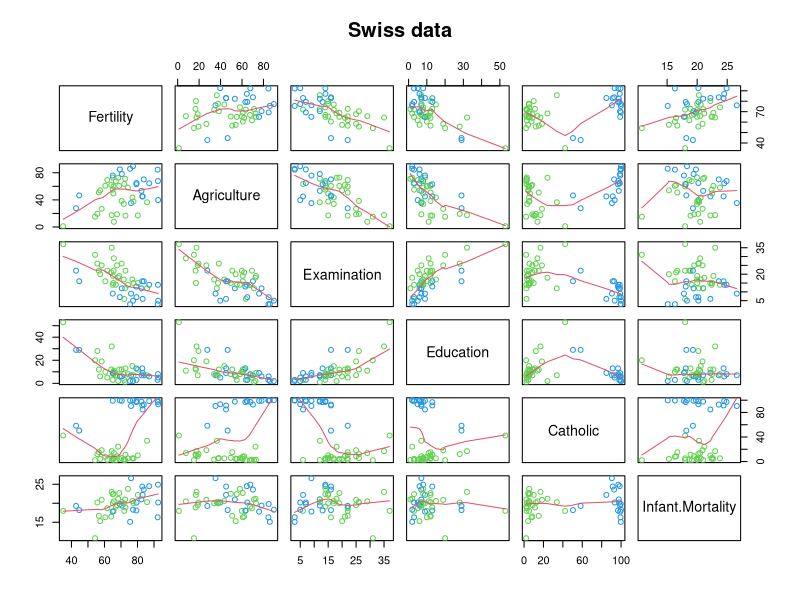
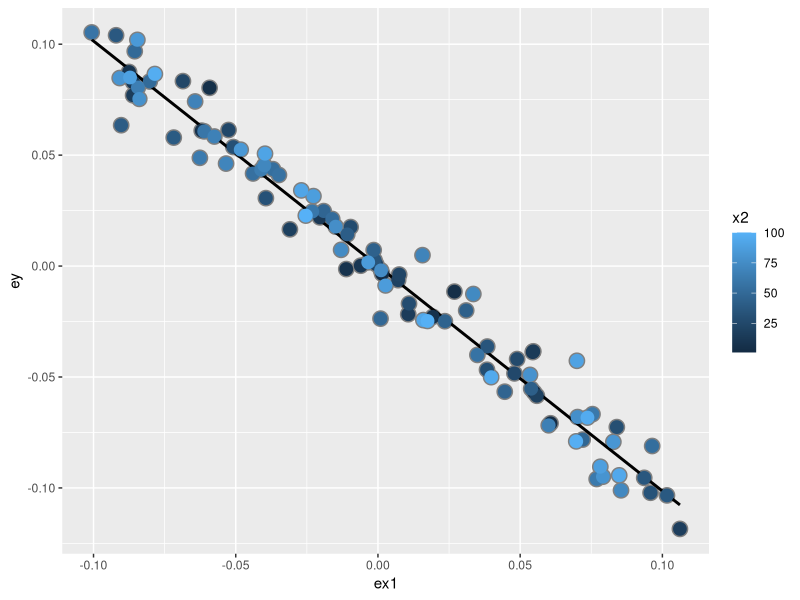
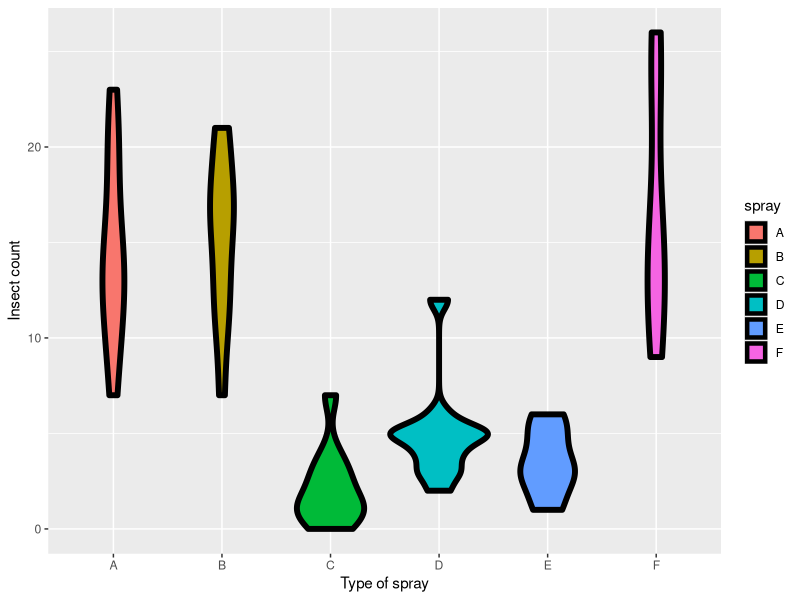
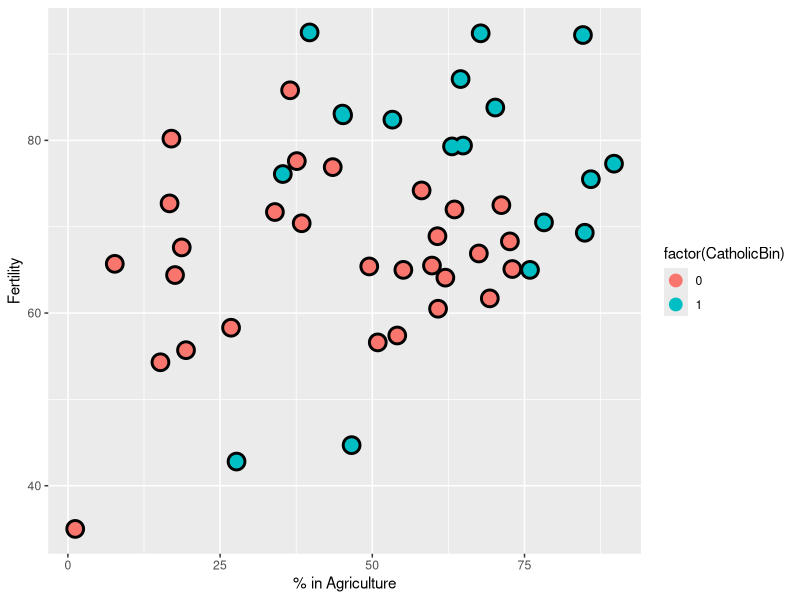
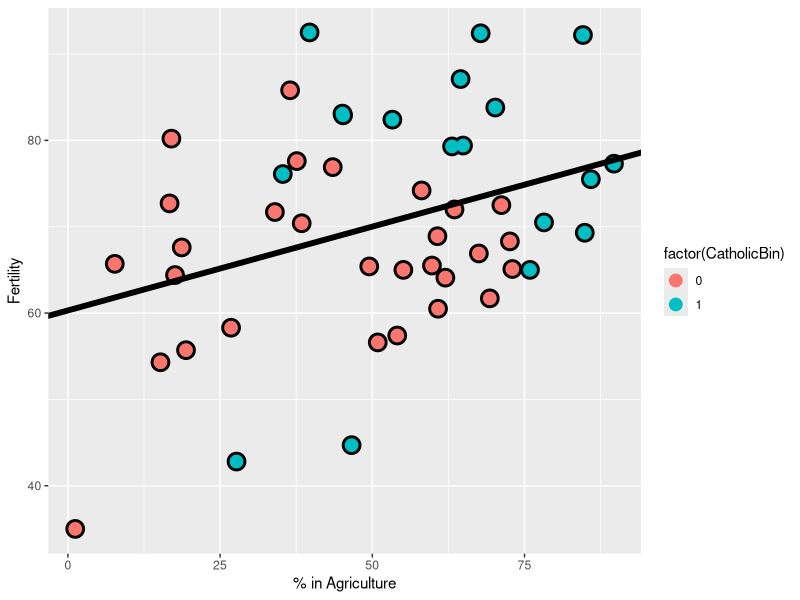
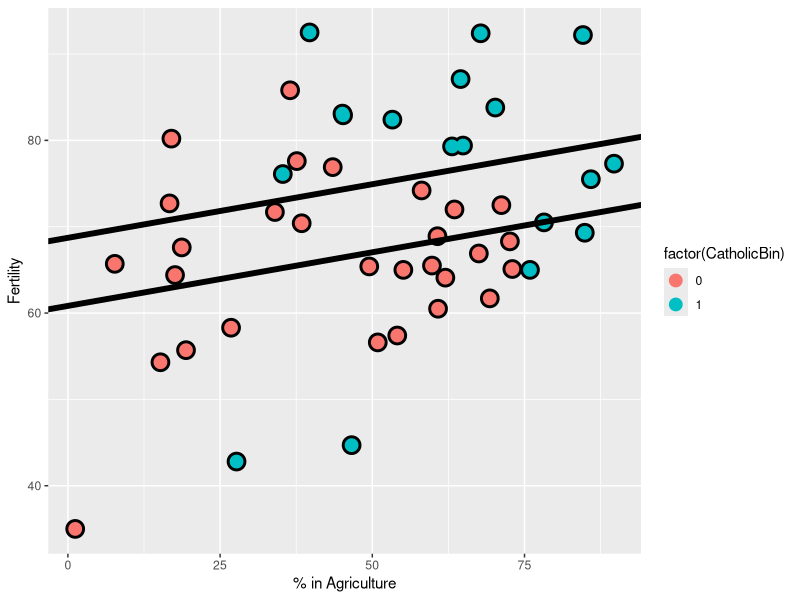
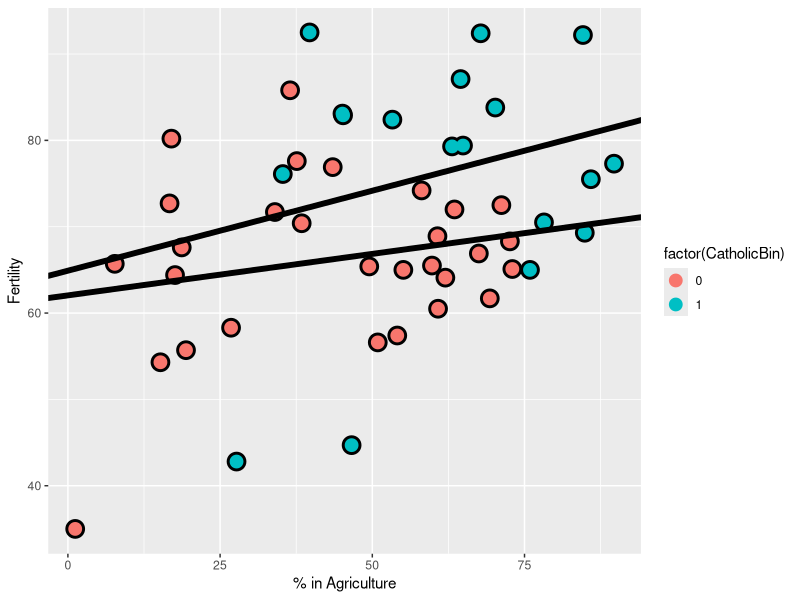

Source code (R) for these figures, in order:
n = 100; x = rnorm(n); x2 = rnorm(n); x3 = rnorm(n)
y = 1 + x + x2 + x3 + rnorm(n, sd = .1)
ey = resid(lm(y ~ x2 + x3))
ex = resid(lm(x ~ x2 + x3))
sum(ey * ex) / sum(ex ^ 2)
coef(lm(ey ~ ex - 1))
coef(lm(y ~ x + x2 + x3)) 

library(datasets)
data(swiss)
require(stats)
require(graphics)
pairs(swiss, panel = panel.smooth, main = "Swiss data", col = 3 + (swiss$Catholic > 50))
summary(lm(Fertility ~ . , data = swiss))
summary(lm(Fertility ~ Agriculture, data = swiss))$coefficients

n <- 100
x2 <- 1 : n
x1 <- .01 * x2 + runif(n, -.1, .1)
y = -x1 + x2 + rnorm(n, sd = .01)
dat = data.frame(y =y, x1 = x1, x2 = x2, ey = resid(lm(y~x2)), ex1 = resid(lm(x1~x2)))
library(ggplot2)
g = ggplot(dat, aes(y = y, x=x1, colour = x2))+
  geom_point(colour = "grey50", size = 5)+
  geom_smooth(method = lm, se = F, colour = "black")+
  geom_point(size = 4)

g2 = ggplot(dat, aes(y = ey, x = ex1, colour = x2))  
g2 = g2 + geom_point(colour="grey50", size = 5) + geom_smooth(method = lm, se = FALSE, colour = "black") + geom_point(size = 4) 
g2

data(InsectSprays)
g3 = ggplot(data = InsectSprays, aes(y = count, x = spray, fill  = spray))
g3 = g3 + geom_violin(colour = "black", size = 2)
g3 = g3 + xlab("Type of spray") + ylab("Insect count")
g3

summary(lm(count ~ spray, data = InsectSprays))$coef

summary(lm(count ~ 
             I(1 * (spray == 'B')) + I(1 * (spray == 'C')) + 
             I(1 * (spray == 'D')) + I(1 * (spray == 'E')) +
             I(1 * (spray == 'F'))
           , data = InsectSprays))$coef

summary(lm(count ~ 
             I(1 * (spray == 'B')) + I(1 * (spray == 'C')) +  
             I(1 * (spray == 'D')) + I(1 * (spray == 'E')) +
             I(1 * (spray == 'F')) + I(1 * (spray == 'A')), data = InsectSprays))$coef
summary(lm(count ~ spray - 1, data = InsectSprays))$coef
library(dplyr)
summarise(group_by(InsectSprays, spray), mn = mean(count))

spray2 <- relevel(InsectSprays$spray, "C")
summary(lm(count ~ spray2, data = InsectSprays))$coef


data(swiss)
head(swiss)
library(dplyr); 
swiss = mutate(swiss, CatholicBin = 1 * (Catholic > 50))
g4 = ggplot(swiss, aes(x = Agriculture, y = Fertility, colour = factor(CatholicBin)))
g4 = g4 + geom_point(size = 6, colour = "black") + geom_point(size = 4)
g4 = g4 + xlab("% in Agriculture") + ylab("Fertility")
g4

summary(lm(Fertility ~ Agriculture, data = swiss))$coef

fit = lm(Fertility ~ Agriculture, data = swiss)
g5_1 = g4
g5_1 = g5_1 + geom_abline(intercept = coef(fit)[1], slope = coef(fit)[2], size = 2)
g5_1
summary(fit)

fit = lm(Fertility ~ Agriculture + factor(CatholicBin), data = swiss)
g5_2 = g4
g5_2 = g5_2 + geom_abline(intercept = coef(fit)[1], slope = coef(fit)[2], size = 2)
g5_2 = g5_2 + geom_abline(intercept = coef(fit)[1] + coef(fit)[3], slope = coef(fit)[2], size = 2)
g5_2
summary(fit)

fit = lm(Fertility ~ Agriculture * factor(CatholicBin), data = swiss)
g5_3 = g4
g5_3 = g5_3 + geom_abline(intercept = coef(fit)[1], slope = coef(fit)[2], size = 2)
g5_3 = g5_3 + geom_abline(intercept = coef(fit)[1] + coef(fit)[3], 
                      slope = coef(fit)[2] + coef(fit)[4], size = 2)
g5_3

